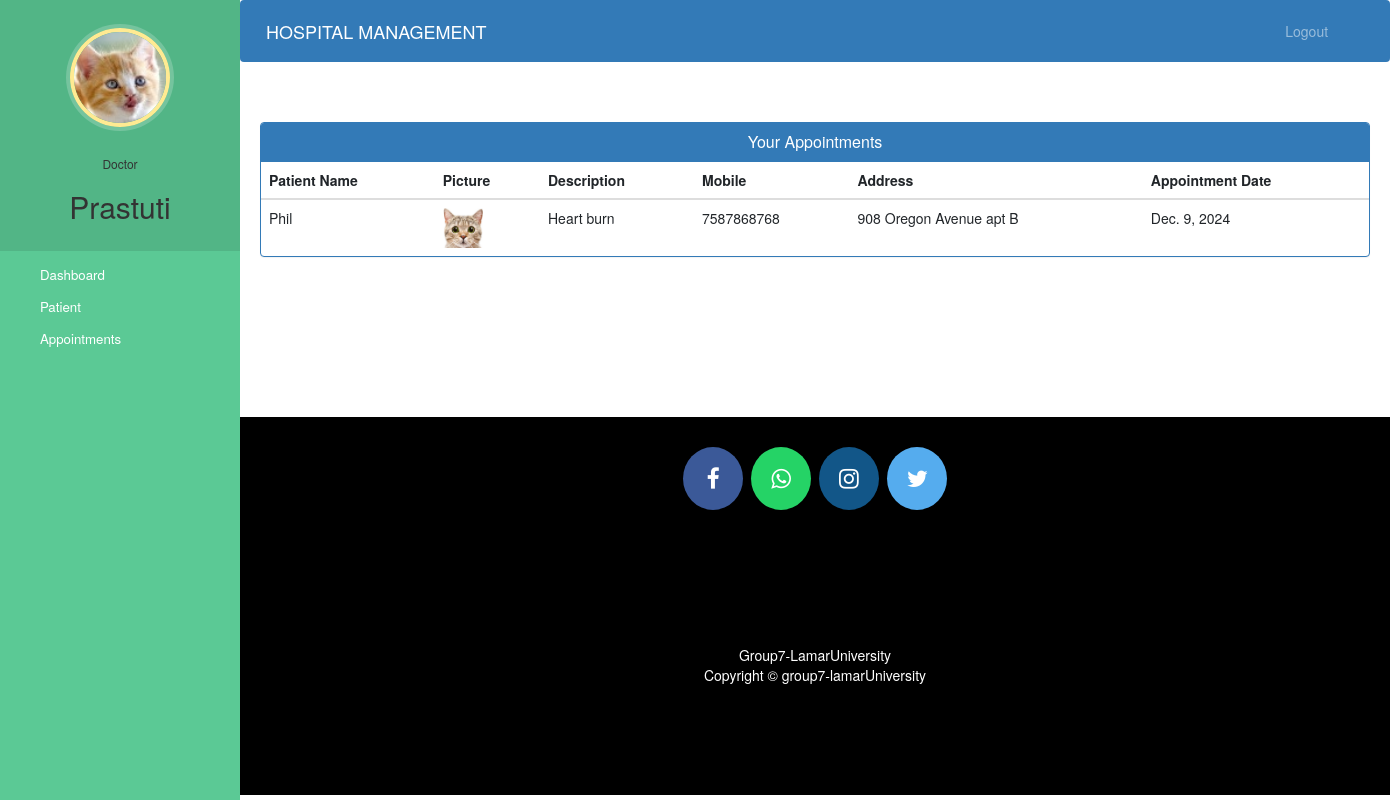
The app's page /doctor-view-appointment (signed in) with its own data.
### hospital/models.py (models this page shows, shortened)
class Doctor(models.Model):
    user=models.OneToOneField(User,on_delete=models.CASCADE)
    profile_pic= models.ImageField(upload_to='profile_pic/DoctorProfilePic/',null=True,blank=True)
    address = models.CharField(max_length=40)
    mobile = models.CharField(max_length=20,null=True)
    department= models.CharField(max_length=50,choices=departments,default='Cardiologist')
    status=models.BooleanField(default=False)
    @property
    def profile_pic_url(self):
        if self.profile_pic:
            return self.profile_pic.url
        return 'images/doctor.png'

class Appointment(models.Model):
    patientId=models.PositiveIntegerField(null=True)
    doctorId=models.PositiveIntegerField(null=True)
    patientName=models.CharField(max_length=40,null=True)
    doctorName=models.CharField(max_length=40,null=True)
    appointmentDate=models.DateField(auto_now=True)
    description=models.TextField(max_length=500)
    status=models.BooleanField(default=False)

class Patient(models.Model):
    user=models.OneToOneField(User,on_delete=models.CASCADE)
    profile_pic= models.ImageField(upload_to='profile_pic/PatientProfilePic/',null=True,blank=True)
    address = models.CharField(max_length=40)
    mobile = models.CharField(max_length=20,null=False)
    symptoms = models.CharField(max_length=100,null=False)
    assignedDoctorId = models.PositiveIntegerField(null=True)
    admitDate=models.DateField(auto_now=True)
    status=models.BooleanField(default=False)

### hospital/views.py (the view)
# urls.py: path('doctor-view-appointment', views.doctor_view_appointment_view,name='doctor-view-appointment'),
@login_required(login_url='doctorlogin')
@user_passes_test(is_doctor)
def doctor_view_appointment_view(request):
    doctor=models.Doctor.objects.get(user_id=request.user.id) #for profile picture of doctor in sidebar
    appointments=models.Appointment.objects.all().filter(status=True,doctorId=request.user.id)
    patientid=[]
    for a in appointments:
        patientid.append(a.patientId)
    patients=models.Patient.objects.all().filter(status=True,user_id__in=patientid)
    appointments=zip(appointments,patients)
    return render(request,'hospital/doctor_view_appointment.html',{'appointments':appointments,'doctor':doctor})

### hospital/views.py (called while the page is built)
def is_doctor(user):
    return user.groups.filter(name='DOCTOR').exists()

### templates/hospital/doctor_view_appointment.html (shortened to what this page needs)
{% extends 'hospital/doctor_base.html' %}
{% block content %}
{%load static%}
<head>
  <link href="//netdna.bootstrapcdn.com/bootstrap/3.0.0/css/bootstrap.min.css" rel="stylesheet" id="bootstrap-css">
</head>
<div class="container">
  <div class="panel panel-primary">
    <div class="panel-heading">
      <h6 class="panel-title">Your Appointments</h6>
    </div>
    <table class="table table-hover" id="dev-table">
      <thead>
        <tr>
          <th>Patient Name</th>
          <th>Picture</th>
          <th>Description</th>
          <th>Mobile</th>
          <th>Address</th>
          <th>Appointment Date</th>
        </tr>
      </thead>
      {% for a,p in appointments %}
      <tr>
        <td>{{a.patientName}}</td>
        <td> <img src="{% static p.profile_pic.url %}" alt="Profile Pic" height="40px" width="40px" /></td>
        <td>{{a.description}}</td>
        <td>{{p.mobile}}</td>
        <td>{{p.address}}</td>
        <td>{{a.appointmentDate}}</td>
      </tr>
      {% endfor %}
    </table>
  </div>
</div>
{% endblock content %}

### templates/hospital/doctor_base.html (shortened to what this page needs)
<!DOCTYPE html>
{% load static %}
<html lang="en">
<head>
  <link rel="stylesheet" href="https://stackpath.bootstrapcdn.com/bootstrap/4.3.1/css/bootstrap.min.css">
  <link rel="stylesheet" href="https://maxcdn.bootstrapcdn.com/font-awesome/4.7.0/css/font-awesome.min.css">
</head>
<body>
  <nav class="menu" tabindex="0">
    <header class="avatar">
      <img src="{% static doctor.profile_pic.url %}" alt="Profile Pic" />
      <br><br>
      <h6>Doctor</h6>
      <h2>{{request.user.first_name}}</h2>
    </header>
    <ul>
      <li tabindex="0" class="icon-dashboard"> <a style="color:white; text-decoration:none;" href="/doctor-dashboard"><span>Dashboard</span></a> </li>
      <li tabindex="0" class="icon-users"> <a style="color:white; text-decoration:none;" href="/doctor-patient"><span>Patient</span></a></li>
      <li tabindex="0" class="icon-calendar"> <a style="color:white; text-decoration:none;" href="/doctor-appointment"><span>Appointments</span></a></li>
    </ul>
  </nav>
  <main>
    <div class="bs-example">
      <nav class="navbar navbar-expand-md  navbar-dark fixed-top" style="background:#337AB7;">
        <a href="/doctor-dashboard" class="navbar-brand">HOSPITAL MANAGEMENT</a>
        <div class="collapse navbar-collapse justify-content-between" id="navbarCollapse">
          <div class="navbar-nav" style=" margin-left: 90%;">
            <a href="logout" class="nav-item nav-link">Logout</a>
          </div>
        </div>
      </nav>
    </div>
    <br><br>
    {% block content %}
    {% endblock content %}
    <br><br><br><br><br><br><br>
    <footer>
      <p>
        <a id="ftr" href="https://facebook.com/group7.luv/" class="fa fa-facebook"></a>
        <a id="ftr" href="https://api.whatsapp.com/send?phone=919572181024&text=Hello%20group7.%0d%0aHow%20are%20you%20%3f%0d%0aI%20came%20from%20your%20website.&source=&data=#" class="fa fa-whatsapp"></a>
        <a id="ftr" href="https://instagram.com/group7.luv" class="fa fa-instagram"></a>
        <a id="ftr" href="https://twitter.com/group7kumar1503" class="fa fa-twitter"></a>
      </p>
      <br>
      <div class="container">
        <div class="row">
          <div class="col-md-12 col-sm-12">
            <div style="color:#ffffff;" class="wow fadeInUp footer">
              <p>Group7-LamarUniversity <br>
                Copyright &copy; group7-lamarUniversity </p>
            </div>
          </div>
        </div>
      </div>
    </footer>
  </main>
</body>
</html>

### templates/hospital/doctor_base.html (style rules this page uses)
a:link { text-decoration: none; }
a { color: white; }
footer { padding: 0px 0px 0px 0px; background-color: black; margin: 0px; }
#ftr { padding: 20px; }
.fa { font-size: 23px; width: 60px; text-align: center; text-decoration: none; margin: 5px 2px; border-radius: 50%; }
.fa-facebook { background: #3B5998; color: white; margin-top: 30px; }
.fa-whatsapp { background: #25d366; color: white; }
.fa-twitter { background: #55ACEE; color: white; }
.fa-instagram { background: #125688; color: white; }
p { text-align: center; }
body { padding-left: 240px; }
main { position: relative; height: 100vh; }
.menu { background: #5bc995; height: 100vh; width: 240px; position: fixed; top: 0px; left: 0; z-index: 5; outline: none; }
.menu .avatar { background: rgba(0, 0, 0, 0.1); padding: 2em 0.5em; text-align: center; }
.menu .avatar img { width: 100px; border-radius: 50%; overflow: hidden; border: 4px solid #ffea92; box-shadow: 0 0 0 4px rgba(255, 255, 255, 0.2); }
.menu .avatar h2 { font-weight: normal; margin-bottom: 0; }
.menu ul { list-style: none; padding: 0.5em 0; margin: 0; }
.menu ul li { padding: 0.5em 1em 0.5em 3em; font-size: 0.95em; font-weight: regular; background-repeat: no-repeat; background-position: left 15px center; background-size: auto 20px; transition: all 0.15s linear; cursor: pointer; }
.menu ul li.icon-dashboard { background-image: url("http://www.entypo.com/images//gauge.svg"); }
.menu ul li.icon-users { background-image: url("http://www.entypo.com/images//users.svg"); }
.menu ul li.icon-calendar { background-image: url("http://www.entypo.com/images//calendar.svg"); }

### templates/hospital/doctor_view_appointment.html (style rules this page uses)
a:link { text-decoration: none; }
h6 { text-align: center; }
.row { margin: 100px; }

### records on screen
Doctor: profile_pic (picture)
Appointment: patientName "Phil", profile_pic (picture), description "Heart burn", mobile "7587868768", address "908 Oregon Avenue apt B", appointmentDate "Dec. 9, 2024"

### other values on screen
{{ request.user.first_name }} "Prastuti"
